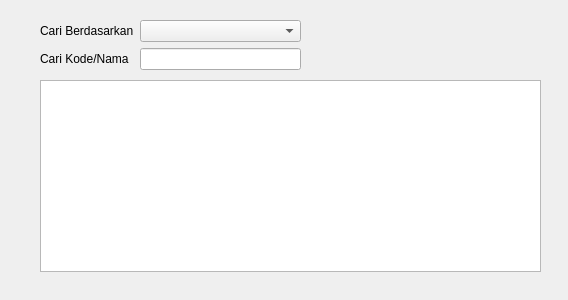
<?xml version="1.0" encoding="UTF-8"?>
<ui version="4.0">
 <class>Fcarirekapdataproduksi</class>
 <widget class="QWidget" name="Fcarirekapdataproduksi">
  <property name="geometry">
   <rect>
    <x>0</x>
    <y>0</y>
    <width>568</width>
    <height>300</height>
   </rect>
  </property>
  <property name="windowTitle">
   <string>Form</string>
  </property>
  <widget class="QTableView" name="tableView">
   <property name="geometry">
    <rect>
     <x>40</x>
     <y>80</y>
     <width>501</width>
     <height>192</height>
    </rect>
   </property>
  </widget>
  <widget class="QWidget" name="formLayoutWidget">
   <property name="geometry">
    <rect>
     <x>40</x>
     <y>20</y>
     <width>261</width>
     <height>61</height>
    </rect>
   </property>
   <layout class="QFormLayout" name="formLayout">
    <item row="0" column="0">
     <widget class="QLabel" name="cariBerdasarkanLabel">
      <property name="text">
       <string>Cari Berdasarkan</string>
      </property>
     </widget>
    </item>
    <item row="0" column="1">
     <widget class="QComboBox" name="cariBerdasarkanComboBox"/>
    </item>
    <item row="1" column="0">
     <widget class="QLabel" name="cariKodeNamaLabel">
      <property name="text">
       <string>Cari Kode/Nama</string>
      </property>
     </widget>
    </item>
    <item row="1" column="1">
     <widget class="QLineEdit" name="cariKodeNamaLineEdit"/>
    </item>
   </layout>
  </widget>
 </widget>
 <resources/>
 <connections/>
</ui>
